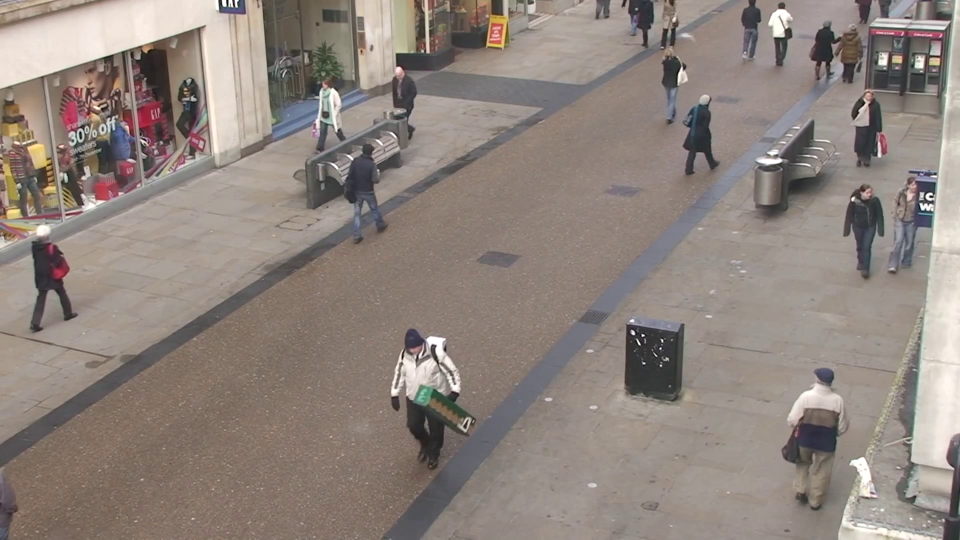
#> input picture frame 10 of optical flow approximation/data/input.mp4, 1920 x 1080 px (shown at 1/2 size)
$ jupyter execute Lucas-Kanade_opencv.ipynb
#> lines starting #> are read from the running program, lines starting #| are printed output that depends on the picture
[cell 1]
import numpy as np
import cv2
cap = cv2.VideoCapture('./data/input.mp4')
# params for ShiTomasi corner detection
feature_params = dict( maxCorners = 100,
                       qualityLevel = 0.01,
                       minDistance = 30,
                       blockSize = 14)
# Parameters for lucas kanade optical flow
lk_params = dict( winSize  = (15,15),
                  maxLevel = 0,
                  criteria = (cv2.TERM_CRITERIA_EPS | cv2.TERM_CRITERIA_COUNT, 10, 0.03))
# Create some random colors
color = np.random.randint(0,255,(100,3))
# Take first frame and find corners in it
ret, old_frame = cap.read()
#> old_frame is the input picture: shape (1080, 1920, 3); mean B, G, R 125.4, 132.2, 143.2
old_gray = cv2.cvtColor(old_frame, cv2.COLOR_BGR2GRAY)
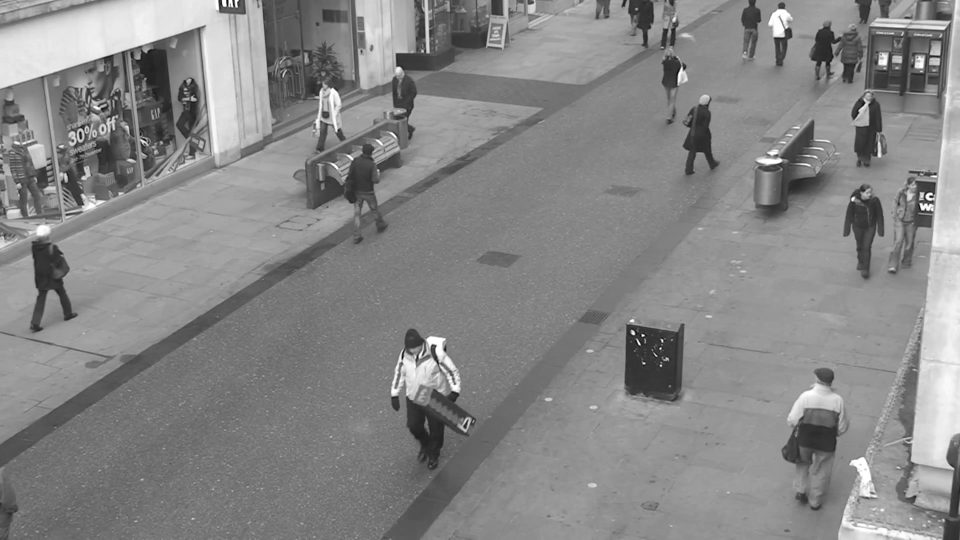
#> old_gray: shape (1080, 1920) (shown at 1/2 size); min 0, max 255, mean 134.6
p0 = cv2.goodFeaturesToTrack(old_gray, mask = None, **feature_params)
#> p0 = 100 rows, first 8: [1856, 393], [163, 258], [1286, 674], [1847, 422], [868, 694], [1706, 399], [197, 214], [470, 9]
# Create a mask image for drawing purposes
mask = np.zeros_like(old_frame)
while(1):
    ret,frame = cap.read()
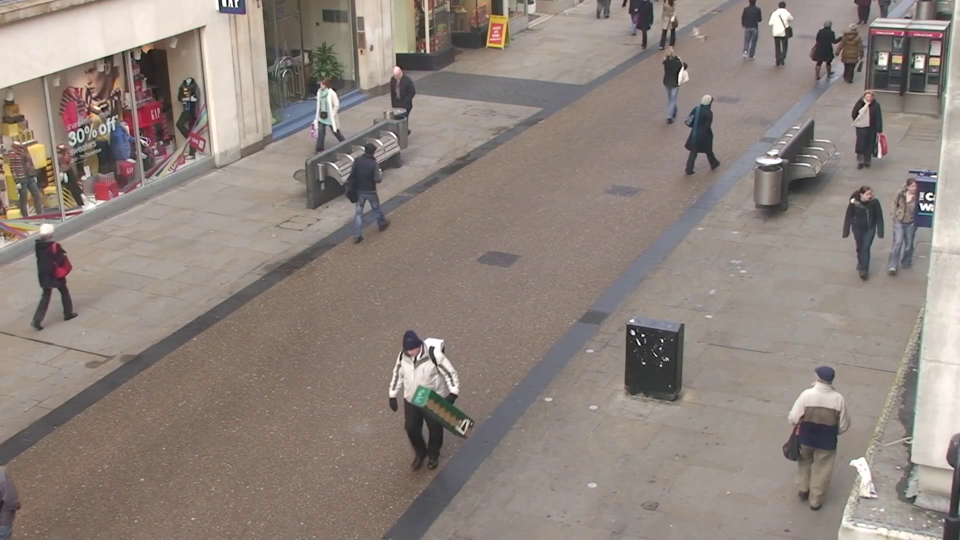
#> input picture frame 11 of optical flow approximation/data/input.mp4, 1920 x 1080 px (shown at 1/2 size)
#> frame is the input picture: shape (1080, 1920, 3); mean B, G, R 125.5, 132.2, 143.4
    if not ret:
        break
    frame_gray = cv2.cvtColor(frame, cv2.COLOR_BGR2GRAY)
    # calculate optical flow
    p1, st, err = cv2.calcOpticalFlowPyrLK(old_gray, frame_gray, p0, None, **lk_params)
#> p1 = 100 rows, first 8: [1856, 393], [163, 258], [1286, 674], [1847, 422], [864.4, 697.7], [1705, 402.2], [197, 214], [470, 9]; st = 100 values from 1 to 1; err = 100 values, max 20.98 at index 49, min 0 at index 20, mean 2.62
    # Select good points
    good_new = p1[st==1]
#> good_new = 100 pairs, first value 0.995 to 1903, second value 3 to 1043
    good_old = p0[st==1]
#> good_old = 100 pairs, first value 1 to 1903, second value 3 to 1043
    # draw the tracks
    for i,(new,old) in enumerate(zip(good_new,good_old)):
        a,b = new.ravel()
        c,d = old.ravel()
        a,b,c,d = int(a),int(b),int(c),int(d)
        mask = cv2.line(mask, (a,b),(c,d), color[i].tolist(), 2)
        frame = cv2.circle(frame,(a,b),5,color[i].tolist(),-1)
#> this loop made 100 passes
#> (a, b, c, d) on passes 1, 2, 3, 4, 7, 8, 9, 10, 12, 13, 18, 19: (1855, 393, 1856, 393), (162, 258, 163, 258), (1285, 673, 1286, 674), (1846, 422, 1847, 422), (197, 213, 197, 214), (469, 8, 470, 9), (1324, 728, 1325, 728), (1325, 682, 1326, 682), (145, 285, 146, 285), (224, 236, 225, 237), (1875, 105, 1876, 105), (292, 286, 293, 286)
#> (new, a, b, c, d) on passes 5, 6, 11, 14, 15, 16: ([864.4, 697.7], 864, 697, 868, 694), ([1705, 402.2], 1705, 402, 1706, 399), ([1732.1, 207.5], 1732, 207, 1732, 206), ([1565.9, 67.1], 1565, 67, 1565, 69), ([385, 196.1], 385, 196, 385, 196), ([629.4, 194.4], 629, 194, 634, 194)
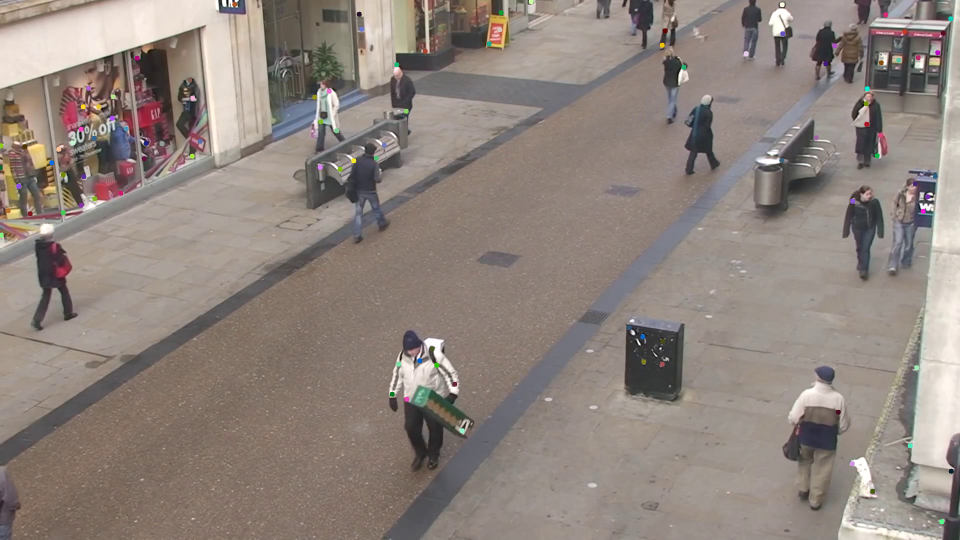
#> frame: shape (1080, 1920, 3) (shown at 1/2 size); mean B, G, R 125.5, 132.2, 143.3
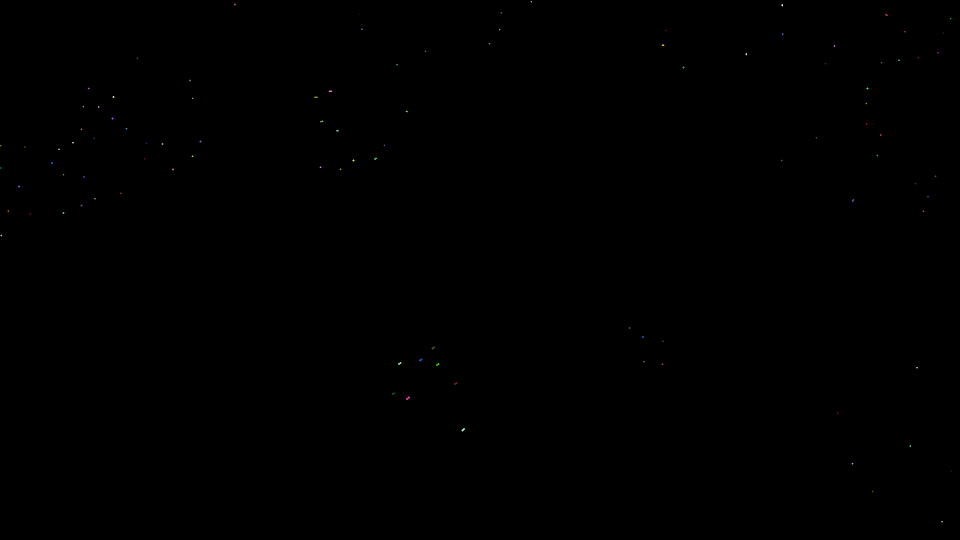
#> mask: shape (1080, 1920, 3) (shown at 1/2 size); mean of channels 0, 1, 2 0.1, 0.1, 0.1; drawn as B, G, R
    img = cv2.add(frame,mask)
    cv2.imshow('frame',img)
    k = cv2.waitKey(30) & 0xff
#> (key Esc is pressed here)
    if k == 27:
        break
    # Now update the previous frame and previous points
    old_gray = frame_gray.copy()
    p0 = good_new.reshape(-1,1,2)
cv2.destroyAllWindows()

$ run again, starting later in the video
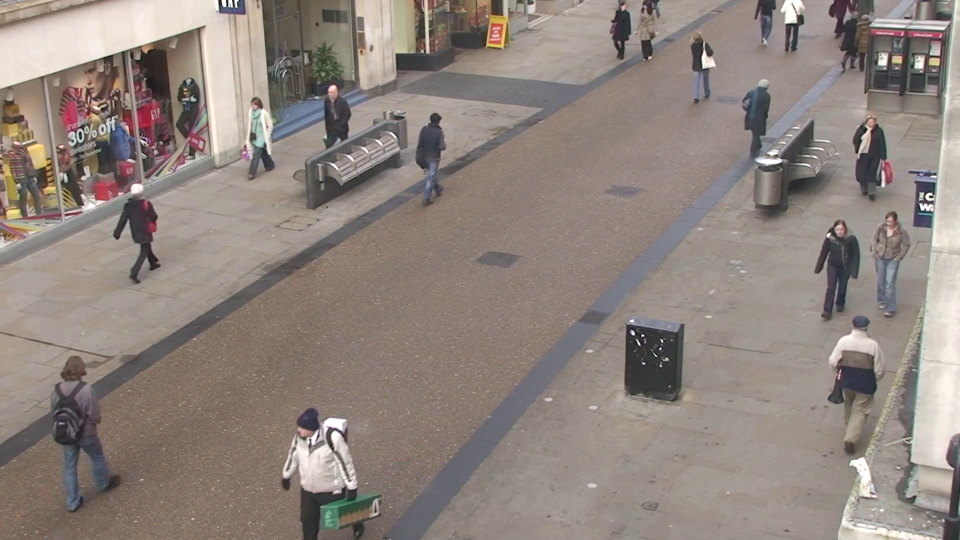
#> input picture frame 47 of optical flow approximation/data/input.mp4, 1920 x 1080 px (shown at 1/2 size)
#> old_frame is the input picture: shape (1080, 1920, 3); mean B, G, R 125.9, 132.4, 143.4
#> p0 = 100 rows, first 8: [1855, 393], [163, 258], [1286, 675], [1846, 423], [1411, 133], [1660, 472], [1590, 41], [1325, 728]
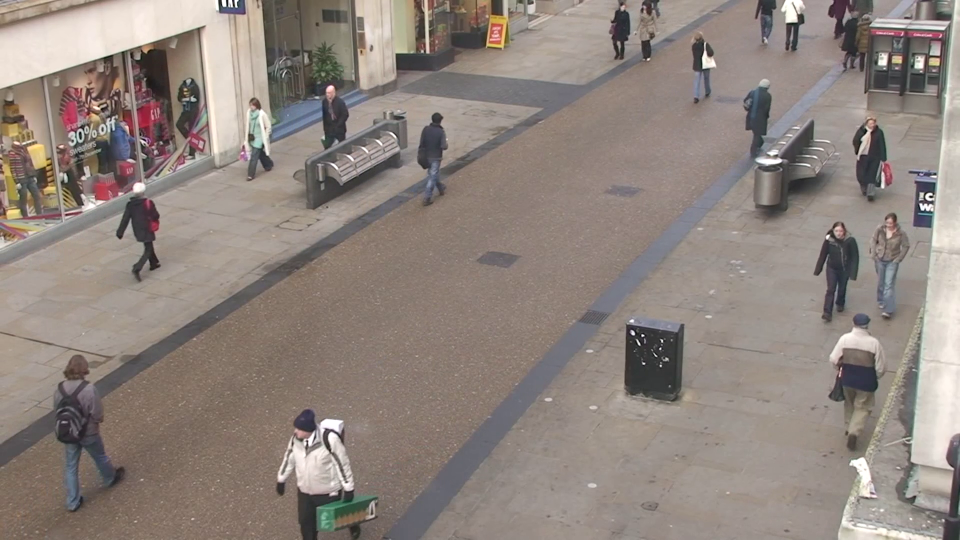
#> input picture frame 48 of optical flow approximation/data/input.mp4, 1920 x 1080 px (shown at 1/2 size)
#> frame is the input picture: shape (1080, 1920, 3); mean B, G, R 125.6, 132.3, 143.1
#> p1 = 100 rows, first 8: [1855, 393], [163, 258], [1286, 675], [1846, 423], [1411.4, 133.4], [1658.2, 475.5], [1591, 39.58], [1325, 728]; st = 100 values from 1 to 1; err = 100 values, max 69.28 at index 19, min 0 at index 37, mean 2.63
#> good_new = 100 pairs, first value 1 to 1902, second value 3.7 to 1044
#> good_old = 100 pairs, first value 1 to 1902, second value 4 to 1044
#> the loop `for i,(new,old) in enumerate(zip(good_new,good_old)):` made 100 passes
#> (a, b, c, d) on passes 1, 2, 3, 4, 8, 11, 13, 15: (1855, 392, 1855, 393), (162, 257, 163, 258), (1285, 674, 1286, 675), (1846, 422, 1846, 423), (1324, 727, 1325, 728), (145, 285, 146, 285), (1324, 682, 1325, 683), (223, 237, 224, 238)
#> after the loop `for i,(new,old) in enumerate(zip(good_new,good_old)):`:
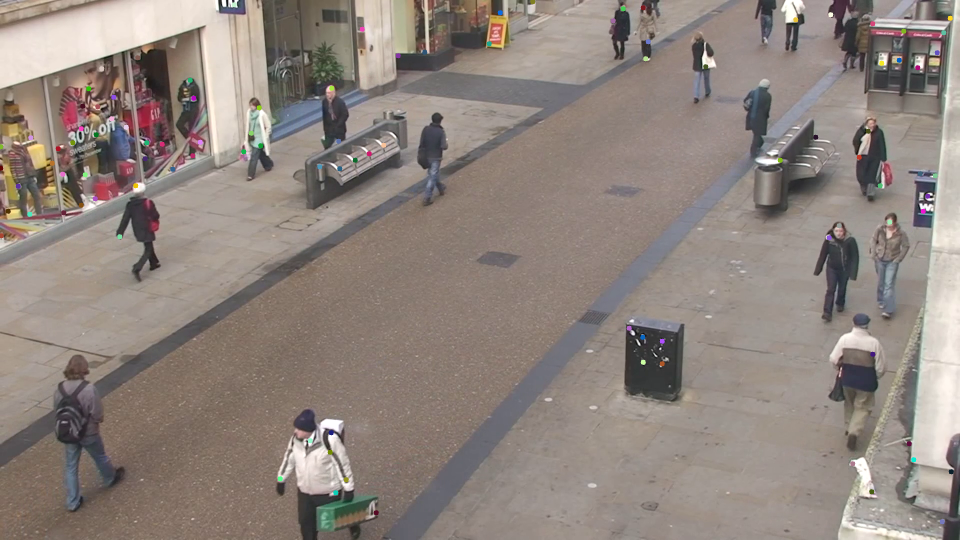
#> frame: shape (1080, 1920, 3) (shown at 1/2 size); mean B, G, R 125.6, 132.2, 143.1

$ run again, starting later in the video
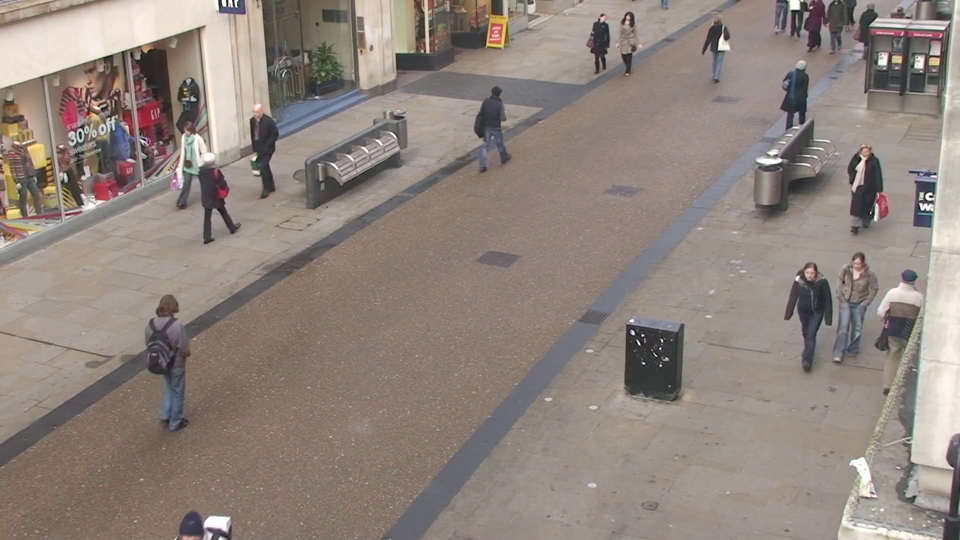
#> input picture frame 84 of optical flow approximation/data/input.mp4, 1920 x 1080 px (shown at 1/2 size)
#> old_frame is the input picture: shape (1080, 1920, 3); mean B, G, R 125.7, 132.4, 143.6
#> p0 = 100 rows, first 8: [1856, 393], [163, 258], [1846, 422], [1286, 674], [1442, 98], [1596, 14], [196, 214], [1325, 728]
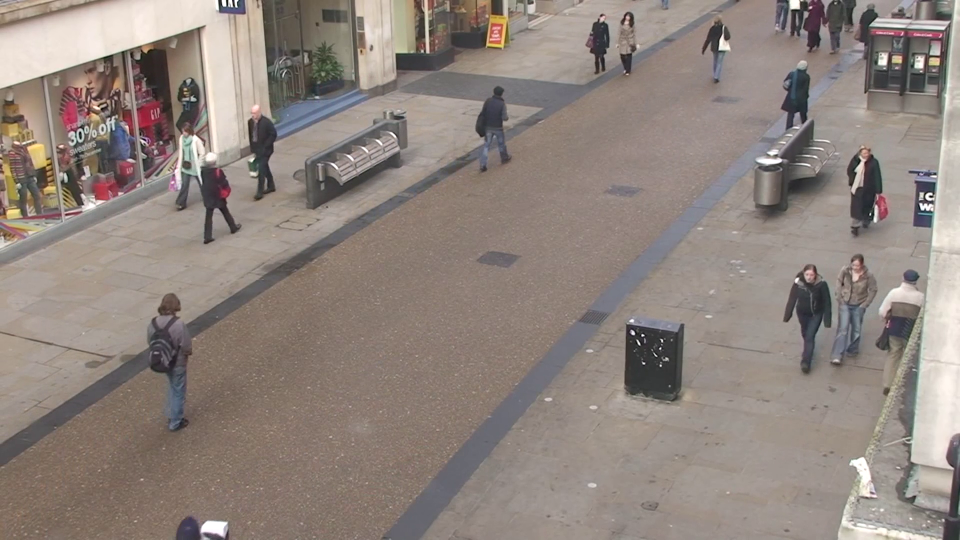
#> input picture frame 85 of optical flow approximation/data/input.mp4, 1920 x 1080 px (shown at 1/2 size)
#> frame is the input picture: shape (1080, 1920, 3); mean B, G, R 125.6, 132.3, 143.5
#> p1 = 100 rows, first 8: [1856, 393], [163, 258], [1846, 422], [1286, 674], [1443.4, 97.99], [1595.5, 12.57], [196, 214], [1325, 728]; st = 100 values from 1 to 1; err = 100 values, max 43.2 at index 94, min 0 at index 8, mean 2.57
#> good_new = 100 pairs, first value 1 to 1902, second value 2.03 to 1072.2
#> good_old = 100 pairs, first value 1 to 1902, second value 2 to 1062
#> the loop `for i,(new,old) in enumerate(zip(good_new,good_old)):` made 100 passes
#> (a, b, c, d) on passes 1, 2, 3, 4, 7, 8, 9, 10: (1856, 392, 1856, 393), (162, 257, 163, 258), (1846, 421, 1846, 422), (1286, 674, 1286, 674), (195, 213, 196, 214), (1324, 728, 1325, 728), (469, 9, 469, 9), (1325, 681, 1325, 682)
#> after the loop `for i,(new,old) in enumerate(zip(good_new,good_old)):`:
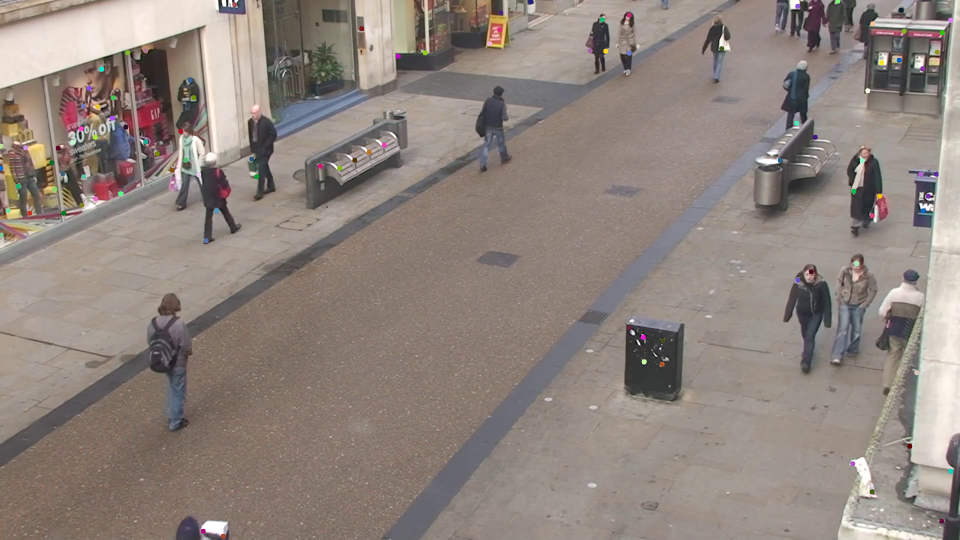
#> frame: shape (1080, 1920, 3) (shown at 1/2 size); mean B, G, R 125.6, 132.2, 143.5
